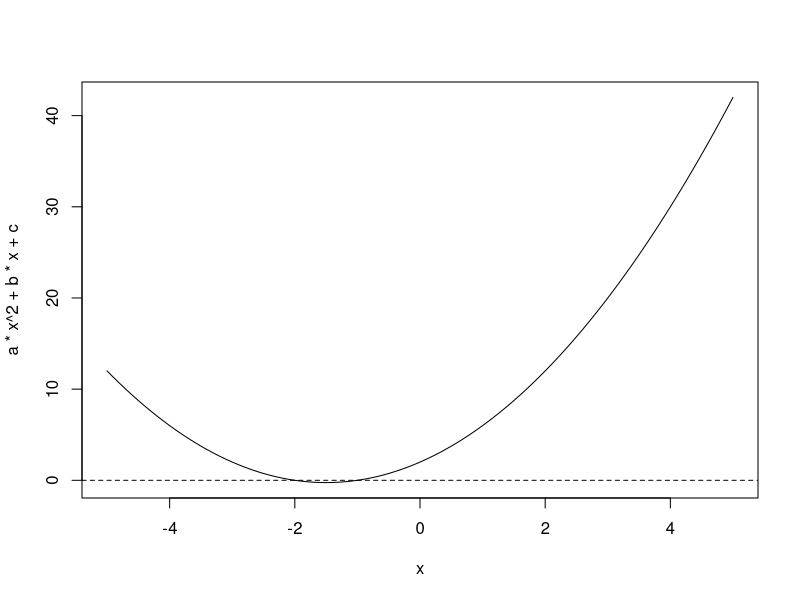

Source code (R):
## ---- chunk 1
a <- 1
b <- 3
c <- 2

sol <- (-b + sqrt(b^2 - 4*a*c))/2*a
sol_2 <- (-b - sqrt(b^2 - 4*a*c))/2*a

if (is.numeric(sol) == TRUE & is.numeric(sol_2) == TRUE){
  print(sol)
  print(sol_2)

} else if (is.numeric(sol) == FALSE & is.numeric(sol_2) == TRUE){
  print(sol_2)
} else if (is.numeric(sol) == TRUE & is.numeric(sol_2) == FALSE){
  print(sol)
  
} else {print("None")}

## ---- chunk 2
x <- seq(-5,5,0.1)
plot(x, a*x^2 + b*x + c, type = "l")
abline(h=0, lty = 2)
